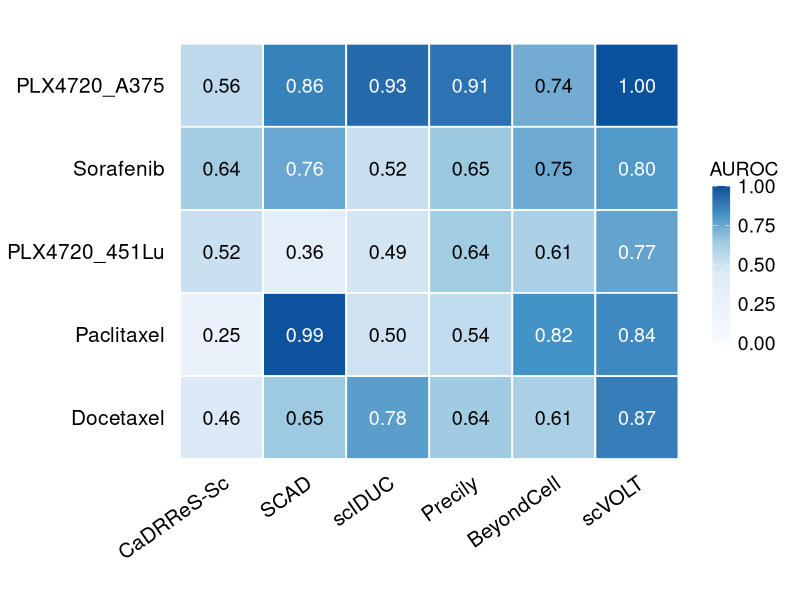
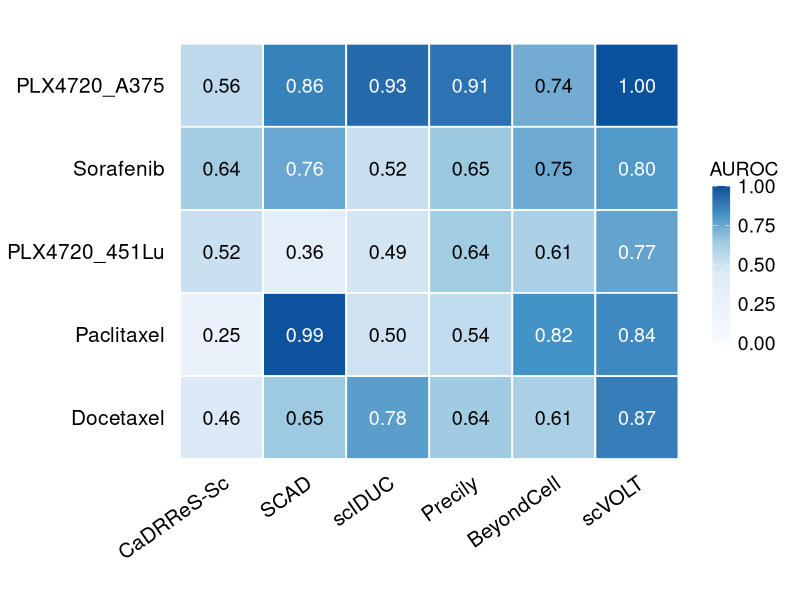

Reproduce these figures in R, in order.
# R 4.3.3
# Figure: AUROC heatmap across methods and drugs

required_packages <- c("ggplot2", "grid")
for (pkg in required_packages) {
  if (!requireNamespace(pkg, quietly = TRUE)) {
    stop(sprintf("Package '%s' is required. Please install it first.", pkg), call. = FALSE)
  }
}

library(ggplot2)
library(grid)

dir.create("figures", showWarnings = FALSE)

df <- data.frame(
  Drug = rep(c("PLX4720_A375", "PLX4720_451Lu", "Sorafenib", "Docetaxel", "Paclitaxel"), each = 6),
  Method = rep(c("CaDRReS-Sc", "SCAD", "scIDUC", "Precily", "BeyondCell", "scVOLT"), times = 5),
  Value = c(
    # PLX4720_A375
    0.5562, 0.8632, 0.9292, 0.9066, 0.7393, 0.9970,
    # PLX4720_451Lu
    0.5179, 0.3625, 0.4862, 0.6374, 0.6077, 0.7669,
    # Sorafenib
    0.6356, 0.7569, 0.5244, 0.6533, 0.7490, 0.7992,
    # Docetaxel
    0.4588, 0.6506, 0.7816, 0.6411, 0.6131, 0.8731,
    # Paclitaxel
    0.2500, 0.9936, 0.5017, 0.5439, 0.8178, 0.8442
  )
)

# Drug order from top to bottom in the heatmap.
df$Drug <- factor(
  df$Drug,
  levels = rev(c("PLX4720_A375", "Sorafenib", "PLX4720_451Lu", "Paclitaxel", "Docetaxel"))
)

# Method order from left to right.
df$Method <- factor(
  df$Method,
  levels = c("CaDRReS-Sc", "SCAD", "scIDUC", "Precily", "BeyondCell", "scVOLT")
)

p <- ggplot(df, aes(x = Method, y = Drug, fill = Value)) +
  geom_tile(color = "white", linewidth = 0.6) +
  geom_text(
    aes(
      label = sprintf("%.2f", Value),
      color = Value > 0.75
    ),
    size = 5
  ) +
  scale_color_manual(
    values = c("black", "white"),
    guide = "none"
  ) +
  scale_fill_gradientn(
    colours = c(
      "#F7FBFF",
      "#DEEBF7",
      "#9ECAE1",
      "#4292C6",
      "#08519C"
    ),
    values = c(0, 0.45, 0.65, 0.82, 1),
    limits = c(0, 1),
    breaks = c(0, 0.25, 0.5, 0.75, 1.0),
    name = "AUROC"
  ) +
  guides(
    fill = guide_colorbar(
      title.position = "top",
      title.hjust = 0.5
    )
  ) +
  coord_fixed() +
  labs(x = NULL, y = NULL) +
  theme_minimal() +
  theme(
    panel.grid = element_blank(),
    axis.text.x = element_text(
      size = 15,
      color = "black",
      angle = 35,
      hjust = 1,
      vjust = 1
    ),
    axis.text.y = element_text(
      size = 15,
      color = "black"
    ),
    axis.ticks = element_blank(),
    legend.title = element_text(size = 14),
    legend.text = element_text(size = 14),
    legend.title.align = 0.5,
    legend.key.height = unit(0.8, "cm"),
    legend.key.width = unit(0.45, "cm"),
    plot.margin = margin(5, 10, 5, 5)
  )

print(p)
ggsave("figures/auroc_heatmap.pdf", plot = p, width = 6, height = 4)
